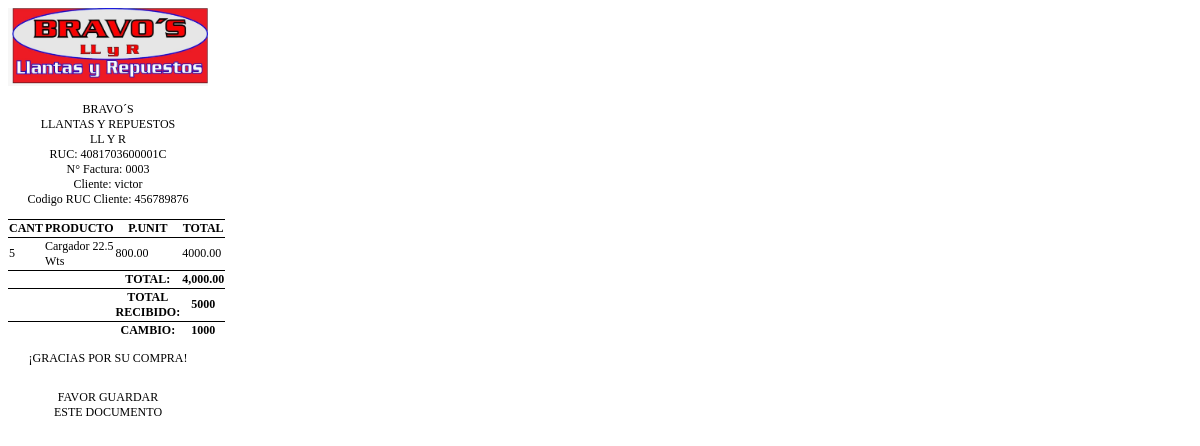
/dashboard/imprimirdetalles.php?id=3, run on the app's committed database.
### tables this page shows
CREATE TABLE `factura` (
  `IDFactura` int(11) NOT NULL,
  `Timespace` date NOT NULL DEFAULT current_timestamp(),
  `AlmacenNumero` int(11) NOT NULL,
  `SubTotal` double DEFAULT NULL,
  `Iva` tinyint(1) DEFAULT NULL,
  `Total` double(10,2) NOT NULL,
  `fechaEmision` timestamp NOT NULL DEFAULT current_timestamp() ON UPDATE current_timestamp(),
  `montopagado` double(10,0) NOT NULL,
  `cambio` double(10,0) NOT NULL,
  `IsVisible` int(11) NOT NULL DEFAULT 1,
  `descuento` int(11) NOT NULL,
  `codigoRUCcedula` varchar(50) DEFAULT NULL,
  `cliente` varchar(50) NOT NULL,
  `tipofac` int(11) NOT NULL
);

CREATE TABLE `detalledefactura` (
  `IDFacturaDetalle` int(11) NOT NULL,
  `Unidades` int(11) NOT NULL,
  `producto` int(11) NOT NULL,
  `Precio` double NOT NULL,
  `IDFacturaPK` int(11) NOT NULL,
  `TimeSpace` date NOT NULL DEFAULT current_timestamp(),
  `preciounit` int(11) NOT NULL
);

CREATE TABLE `almacen` (
  `IDCodigoAlmacen` int(11) NOT NULL,
  `NombreArticulo` varchar(50) NOT NULL,
  `Marca` varchar(50) NOT NULL,
  `Modelopresentacion` varchar(50) DEFAULT NULL,
  `Codigo1` varchar(50) NOT NULL,
  `Codigo2` varchar(50) DEFAULT NULL,
  `Notas` varchar(400) DEFAULT NULL,
  `precioVenta` double NOT NULL,
  `IsVisible` int(11) NOT NULL DEFAULT 1,
  `PrecioCompra` double NOT NULL,
  `Stock` int(11) DEFAULT NULL,
  `TimeSpace` datetime NOT NULL DEFAULT current_timestamp()
);

### dashboard/imprimirdetalles.php (the view, shortened to what this page needs)
<!DOCTYPE html>
<html>
    <head>
    </head>
    <body>
    <?php
        $objeto = new Conexion();
        $conexion = $objeto->Conectar();
        $idfacturavieja = $_GET["id"];
        $consult = "SELECT fac.IDFactura,
                            fac.Total,
                            fac.montopagado,
                            fac.cambio,
                            det.Unidades,
                            al.NombreArticulo,
                            det.Precio,
                            det.preciounit,
                            al.precioVenta,
                            al.Modelopresentacion,
                            fac.descuento,
                            fac.cliente,
                            fac.codigoRUCcedula
                        FROM factura as fac
                        INNER JOIN detalledefactura as det ON det.IDFacturaPK = fac.IDFactura
                        INNER JOIN almacenuno as uno ON uno.IDAlmacenuno = det.producto
                        INNER JOIN almacen as al ON al.IDCodigoAlmacen = uno.IDCodigoAlmacenPK
                        WHERE fac.IDFactura = '$idfacturavieja'";
        $consulta = $consult;
        $resultado = $conexion->prepare($consulta);
        $resultado->execute();
        $data=$resultado->fetchAll(PDO::FETCH_ASSOC);
    ?>
        <div class="ticket">
        <img
                src="../dashboard/img/logo.jpg"
                alt="Logotipo">
            <p class="centrado">BRAVO´S<br>LLANTAS Y REPUESTOS<br>
            LL Y R
            <br>RUC: 4081703600001C
            <br id='fechahora' name="fechahora">N° Factura: 000<?php echo $data[0]["IDFactura"];?>
            <br>Cliente: <?php echo $data[0]["cliente"];?>
            <br>Codigo RUC Cliente: <?php echo $data[0]["codigoRUCcedula"];?></p>
        <table>
                <thead>
                    <tr>
                        <th>CANT</th>
                        <th>PRODUCTO</th>
                        <th>P.UNIT</th>
                        <th>TOTAL</th>
                    </tr>
                </thead>
                <tbody>
                    <?php
                        foreach ($data as $dat) {
                    ?>
                        <tr>
                            <td><?php echo $dat['Unidades'] ?></td>
                            <td><?php echo (($dat['NombreArticulo'])." ".($dat['Modelopresentacion'])) ?></td>
                            <td><?php echo number_format($dat['preciounit'], 2, '.', ''); ?></td>
                            <td><?php
                                        echo number_format(($dat['preciounit']) * ($dat['Unidades']),2,'.','');
                            ?></td>
                        </tr>
                    <?php
                        }
                    ?>
                </tbody>
                <tfooter>
                        <tr>
                            <th></th>
                            <th></th>
                            <th>TOTAL: </th>
                            <th> <?php echo number_format(($data[0]["Total"]),2); ?> </th>
                        </tr>
                        <tr>
                            <th></th>
                            <th></th>
                            <th>TOTAL RECIBIDO: </th>
                            <th><?php echo $data[0]["montopagado"];?></th>
                        </tr>
                        <tr>
                            <th></th>
                            <th></th>
                            <th>CAMBIO: </th>
                            <th><?php echo $data[0]["cambio"];?></th>
                        </tr>
                    </tfooter>
            </table>
            <p class="centrado">¡GRACIAS POR SU COMPRA!<br></p>
        </div>
    </body>
    <footer>
        <div class="ticket">
            <P class="centrado">FAVOR GUARDAR <br>ESTE DOCUMENTO</P>
        </div>
    </footer>
</html>

### dashboard/imprimirdetalles.php (style rules this page uses)
* { font-size: 12px; font-family: 'Times New Roman'; }
td, th, tr, table { border-top: 1px solid black; border-collapse: collapse; }
.centrado { text-align: center; align-content: center; }
.ticket { width: 200px; max-width: 300px; align-content: center; }
img { max-width: inherit; width: inherit; }

### data on the page
factura: IDFactura "3", cliente "victor", codigoRUCcedula "456789876", detalledefactura.Unidades "5", almacen.NombreArticulo "Cargador", almacen.Modelopresentacion "22.5 Wts", detalledefactura.preciounit "800.00", detalledefactura.preciounit+Unidades "4000.00", Total "4,000.00", montopagado "5000", cambio "1000"
